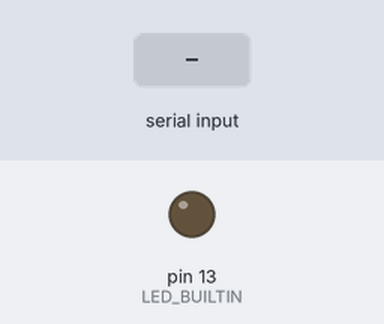
A sketch run on a simulated Arduino Uno, built with avr-gcc and run on an emulated ATmega328P. Parts: output pins drawn as LEDs (lit = HIGH). Inputs (shaded band) come from the test bench.

Above: at 1.2 s.
1.3 s: "LEFT\n" received over Serial
At 1.4 s:
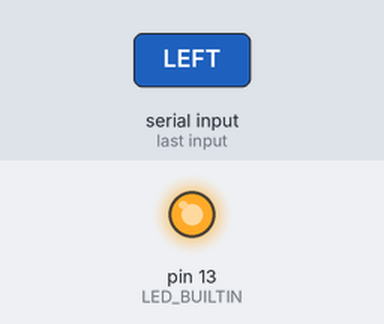
Timing chart, 0 to 4.3 s (numbered marks = the images above; inputs shaded):
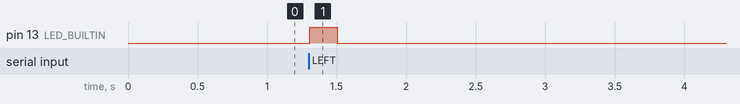

Measured:
- after the input at 1.3 s, pin 13 (LED_BUILTIN): LOW → HIGH at once, → LOW 0.20 s later

The sketch:

initial_color_detection.ino
```cpp
void setup() {
  Serial.begin(9600);
  pinMode(LED_BUILTIN, OUTPUT);
}

void loop() {
  if (Serial.available()) {
    String command = Serial.readStringUntil('\n');
    command.trim();

    if (command == "LEFT") {
      digitalWrite(LED_BUILTIN, HIGH);
      delay(200);
      digitalWrite(LED_BUILTIN, LOW);
    }
    else if (command == "RIGHT") {
      digitalWrite(LED_BUILTIN, HIGH);
      delay(600);
      digitalWrite(LED_BUILTIN, LOW);
    }
  }
}
```
